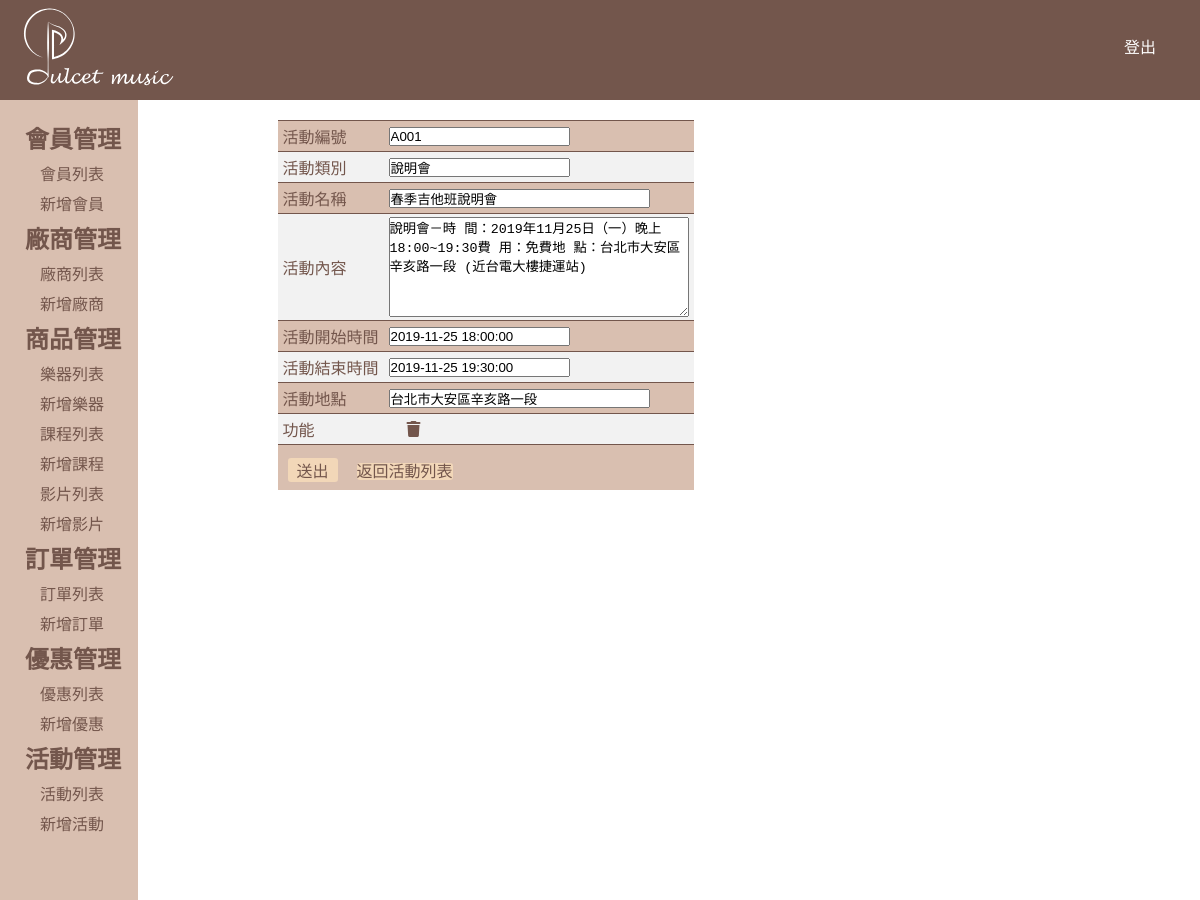
Page /Lemon_activity_management/activity_edit.php?editId=A001 (signed in) on the committed database.
### tables this page shows
CREATE TABLE `activity_management` (
  `activityId` varchar(5) NOT NULL COMMENT '活動編號',
  `activityCategory` varchar(5) DEFAULT NULL COMMENT '活動類別',
  `activityName` varchar(15) DEFAULT NULL COMMENT '活動名稱',
  `activityContent` varchar(400) DEFAULT NULL COMMENT '活動內容',
  `activityStartTime` datetime NOT NULL COMMENT '活動開始時間',
  `activityEndTime` datetime NOT NULL COMMENT '活動結束時間',
  `activityLocation` varchar(50) DEFAULT NULL COMMENT '活動地點',
  `created_at` datetime NOT NULL DEFAULT CURRENT_TIMESTAMP COMMENT '建立時間',
  `updated_at` datetime NOT NULL DEFAULT CURRENT_TIMESTAMP ON UPDATE CURRENT_TIMESTAMP COMMENT '更新時間'
);

### Lemon_activity_management/activity_edit.php (the view, shortened to what this page needs)
<?php
require_once('../checkSession.php');
require_once('../db.inc.php');
?>
<html>
<head>
<link rel="stylesheet"  type="text/css" href="../css/css-ALL.css">
</head>
<body>
    <header class="header">
        <figure>
            <img src="../css/logo_rectangle.svg" title="Logo"  style="height:100px">
        </figure>
        <a href="../logout.php?logout=1" style="margin:20px">登出</a>
    </header>
            <div class="wrap">
                <div class="left-wrap">
                    <?php require_once("./list.php"); ?>
                </div>
                <div class="right-wrap">
<form name="myForm" method="POST" action="activity_updateEdit.php" enctype="multipart/form-data">
    <table class="table1">
        <tbody>
        <?php
        $sql = "SELECT `activityId`, `activityCategory`, `activityName`, `activityContent`, `activityStartTime`,
                        `activityEndTime`, `activityLocation`
                FROM `activity_management`
                WHERE `activityId` = ?";
        $arrParam = [$_GET['editId']];
        $stmt = $pdo->prepare($sql);
        $stmt->execute($arrParam);
        $arr = $stmt->fetchAll(PDO::FETCH_ASSOC);
        if(count($arr) > 0) {
        ?>
            <tr>
                <td class="border">活動編號</td>
                <td class="border">
                    <input type="text" name="activityId" value="<?php echo $arr[0]['activityId']; ?>" readonly/>
                </td>
            </tr>
            <tr>
                <td class="border">活動類別</td>
                <td class="border">
                    <input type="text" name="activityCategory" value="<?php echo $arr[0]['activityCategory']; ?>"  />
                </td>
            </tr>
            <tr>
                <td class="border">活動名稱</td>
                <td class="border">
                    <input type="text" size="30" name="activityName" value="<?php echo $arr[0]['activityName']; ?>"  />
                </td>
            </tr>
            <tr>
                <td class="border">活動內容</td>
                <td class="border">
                    <textarea name="activityContent" style="width:300px;height:100px;"><?php echo $arr[0]['activityContent']; ?></textarea>
                </td>
            </tr>
            <tr>
                <td class="border">活動開始時間</td>
                <td class="border">
                    <input type="text" name="activityStartTime" value="<?php echo $arr[0]['activityStartTime']; ?>"  />
                </td>
            </tr>
            <tr>
                <td class="border">活動結束時間</td>
                <td class="border">
                    <input type="text" name="activityEndTime" value="<?php echo $arr[0]['activityEndTime']; ?>"  />
                </td>
            </tr>
            <tr>
                <td class="border">活動地點</td>
                <td class="border">
                    <input type="text" size="30"name="activityLocation" value="<?php echo $arr[0]['activityLocation']; ?>" />
                </td>
            </tr>
            <tr>
                <td class="border">功能</td>
                <td class="border">
                    <a  class="inp-delete" href="./activity_delete.php?deleteId=<?php echo $arr[0]['activityId']; ?>"><i class="fas fa-trash"></i></a>
                </td>
            </tr>
        <?php
        } else {
        ?>
            <tr>
                <td class="border" colspan="6">沒有資料</td>
            </tr>
        <?php
        }
        ?>
        </tbody>
        <tfoot>
            <tr>
            <td class="border" colspan="6">
                <input class="inp-addbtn" type="submit" name="smb" value="送出">
                <a class="inp-addbtn" href="./admin.php">返回活動列表</a>
            </td>
            </tr>
        </tfoot>
    </table>
</form>
</div>
</body>
</html>

### css/css-ALL.css (style rules this page uses)
:root { --mainFont-family: 微軟正黑體; --color01: #F2D7B8; --color02: #73564C; --color03: #BF8F73; --color04: #D9BFB0; --color05: #f2f2f2; --font-medium: medium; }
* { padding: 0; margin: 0; box-sizing: border-box; }
a { text-decoration: none; }
.header { width: 100%; height: 100px; line-height: 55px; background-color: var(--color02); display: flex; justify-content: space-between; }
.header a { display: block; width: 80px; text-align: center; padding: 0 20px; color:#fff; font-size: var(--font-medium); font-family: var(--mainFont-family); }
.wrap { width: 100%; display:flex; align-items: stretch; }
.left-wrap { width: 13%; min-height: 100vh; background-color: var(--color04); padding-top: 20px; }
.right-wrap { width: 100%; height: 100%; padding: 20px; }
.right-wrap .border { border-top: 1px solid var(--color02); padding: 3px 5px; }
.right-wrap .table1 { margin: 0 120px; border-collapse: collapse; }
.title-form .inp-searchbtn , .inp-addbtn { width: 50px; border: 0; font-size: var(--font-size); color: var(--color02); background-color: var(--color01); font-family: var(--mainFont-family); border-radius: 3px; margin:10px 10px 5px 5px; }
.table1 { min-width: 30%; font-family: var(--mainFont-family); }
.table1 > tbody > tr:nth-child(odd) { background: var(--color04); color: var(--color02); }
.table1 > tbody > tr:nth-child(even) { background: var(--color05); color: var(--color02); }
.right-wrap .inp-delete { display: block; text-align: center; padding: 2px 0; width: 50px; border: 0; font-size: var(--font-medium); color: var(--color02); border-radius: 3px; }
tfoot > tr { background: var(--color04); }

### rows in the picture
activity_management: activityId "A001", activityCategory "說明會", activityName "春季吉他班說明會", activityContent "說明會－時 間：2019年11月25日（一）晚上18:00~19:30費 用：免費地 點：台北市大安區辛亥路一段 (近台電大樓捷運站)", activityStartTime "2019-11-25 18:00:00", activityEndTime "2019-11-25 19:30:00", activityLocation "台北市大安區辛亥路一段"
